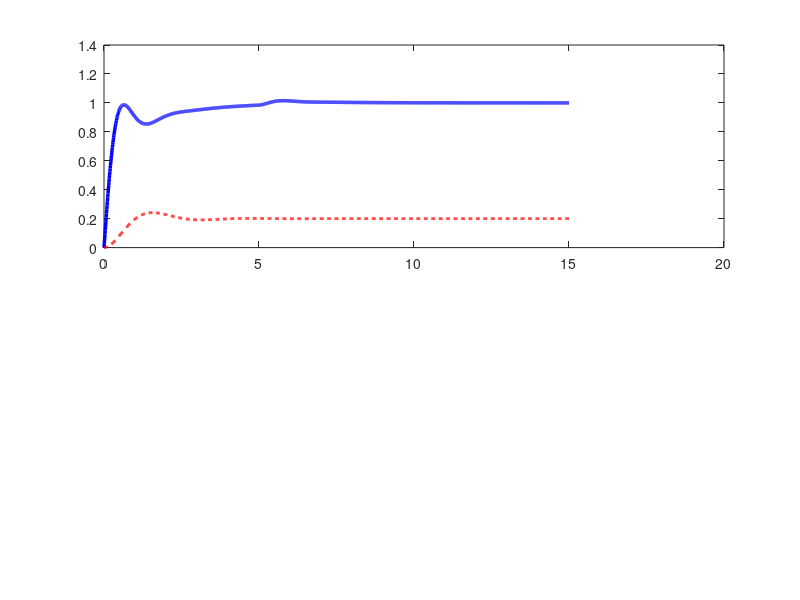

This figure's MATLAB source: (Note: this script raises an error after producing the figure.)
%% ================================================
%  SCRIPT 3: Disturbance Simulation
%  Wind gust applied at plant input at t = 5s
%% ================================================

clc; clear; close all;

%% Setup
G  = tf([1], [1, 2, 5]);
C  = pid(15, 10, 3);

%% Time vector: 0 to 15 seconds
t  = 0:0.01:15;
n  = length(t);

%% Reference: step to altitude = 1 at t = 0
r  = ones(1, n);

%% Disturbance: wind gust (step of 0.5) at t = 5s
d  = zeros(1, n);
d(t >= 5) = 0.5;   % gust magnitude = 0.5

%% Closed-loop transfer functions (correct way)
T_ref  = feedback(C * G, 1);  % reference → output
T_dist = feedback(G, C);      % disturbance → output (correct!)

%% Simulate responses
y_ref   = lsim(T_ref,  r, t);   % response to reference
y_dist  = lsim(T_dist, d, t);   % response to disturbance
y_total = y_ref + y_dist;        % total = superposition

%% Without controller (for comparison)
y_no_ctrl = lsim(G, r, t);

%% ---- PLOT 1: Main comparison ----
figure('Name', 'Disturbance Response', 'NumberTitle', 'off');

subplot(2,1,1);
plot(t, y_total,    'b-',  'LineWidth', 2.5); hold on;
plot(t, y_no_ctrl, 'r--', 'LineWidth', 2);
yline(1,  'k--', 'Reference (Target Altitude)', 'LineWidth', 1);
xline(5,  'g--', 'Wind Gust @ t=5s', 'LineWidth', 1.5);
legend('With PID Controller', 'Without Controller');
title('Drone Altitude — With vs Without Controller + Wind Disturbance', 'FontSize', 13);
xlabel('Time (s)'); ylabel('Altitude (m)');
grid on; ylim([0 1.6]);

subplot(2,1,2);
plot(t, y_dist, 'm-', 'LineWidth', 2);
xline(5, 'g--', 'Wind Gust @ t=5s');
yline(0, 'k--');
title('Altitude Deviation Due to Wind Disturbance', 'FontSize', 13);
xlabel('Time (s)'); ylabel('Deviation (m)');
grid on;

%% ---- Calculate disturbance recovery time ----
y_after_dist  = y_total(t >= 5);
t_after_dist  = t(t >= 5) - 5;
recovered_idx = find(abs(y_after_dist - 1) < 0.02, 1);

fprintf('\n--- Disturbance Analysis ---\n');
fprintf('Wind gust applied at : t = 5s\n');
fprintf('Max altitude drop    : %.4f m\n', min(y_dist));

if ~isempty(recovered_idx)
    fprintf('Recovery time        : %.2f s after gust\n', t_after_dist(recovered_idx));
    fprintf('Result               : SYSTEM RECOVERS SUCCESSFULLY ✓\n');
else
    fprintf('WARNING: System did not recover within simulation time!\n');
end

disp('\nScript 3 COMPLETE. Screenshot both subplots.');
